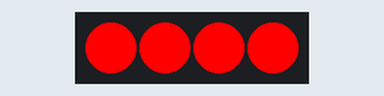
A sketch run on a simulated Arduino Uno, built with avr-gcc and run on an emulated ATmega328P. On the bench: 4 RGB LEDs in strip order, left to right. What the sketch prints to the serial monitor is not drawn.

Above: at 0.1 s.
Timing chart, 0 to 1.6 s (numbered marks = the images above):
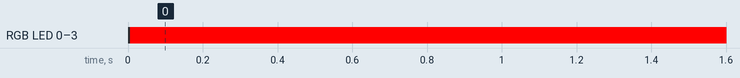

The sketch:

APA102x_HSV_Tester.ino
```cpp
/*
  APA102x HSV Test with Adafruit_DotStar library

  This sketch tests the HSV functionality of the Adafruit_DotStar library

  Change pixelCount to the number of LEDs in your string.

  Uses Adafruit's DotStar library: https://github.com/adafruit/Adafruit_DotStar

  created 31 Jan 2017
  modified 17 Jun 2019
  by Tom Igoe
*/
#include <Adafruit_DotStar.h>

const int pixelCount = 4;    // number of pixels
// you need these only if you're using sotware SPI:
const int dataPin = 8;       // data pin
const int clockPin = 9;      // clock pin

// set up strip:
//Adafruit_DotStar strip(pixelCount, dataPin, clockPin, DOTSTAR_BRG);
Adafruit_DotStar strip(pixelCount, DOTSTAR_BGR);
unsigned int hue = 0;
int sat = 255;
int intensity = 255;

void setup() {
  Serial.begin(9600);
  strip.begin();    // initialize pixel strip
  strip.clear();    // turn all LEDs off
  strip.show();     // refresh strip
}

void loop() {
  // increment hue and rollover at 65535:
  hue++;
  hue %= 65536;
  // loop over all the pixels:
  for (int pixel = 0; pixel < pixelCount; pixel++) {
    // get RGB from HSV:
    unsigned long color = strip.ColorHSV(hue, sat, intensity);
    // do a gamma correction:
    unsigned long correctedColor = strip.gamma32(color);
    strip.setPixelColor(pixel, correctedColor);   // set the color for this pixel
    Serial.println(hue);
  }
  strip.show();    // refresh the strip
}
```

Measured:
- by itself, RGB LED 0–3: off → RGB(255, 0, 0) at 0.01 s
